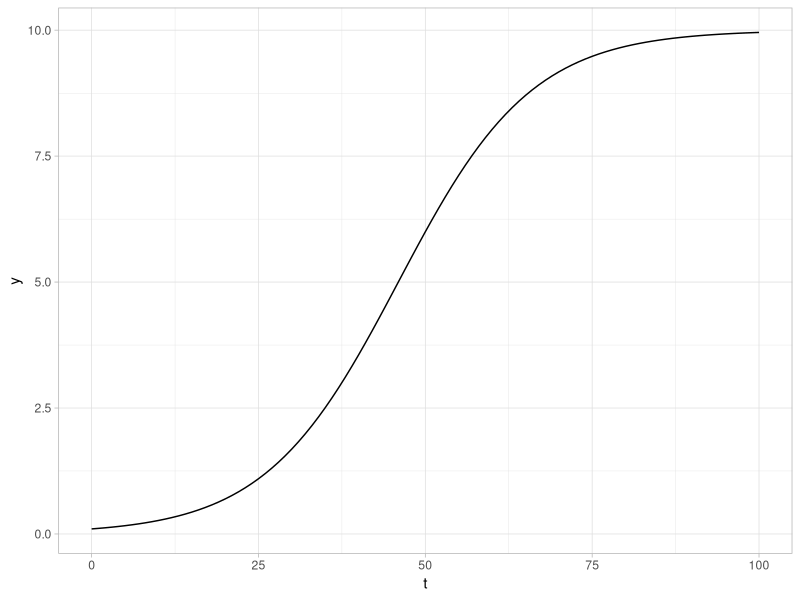
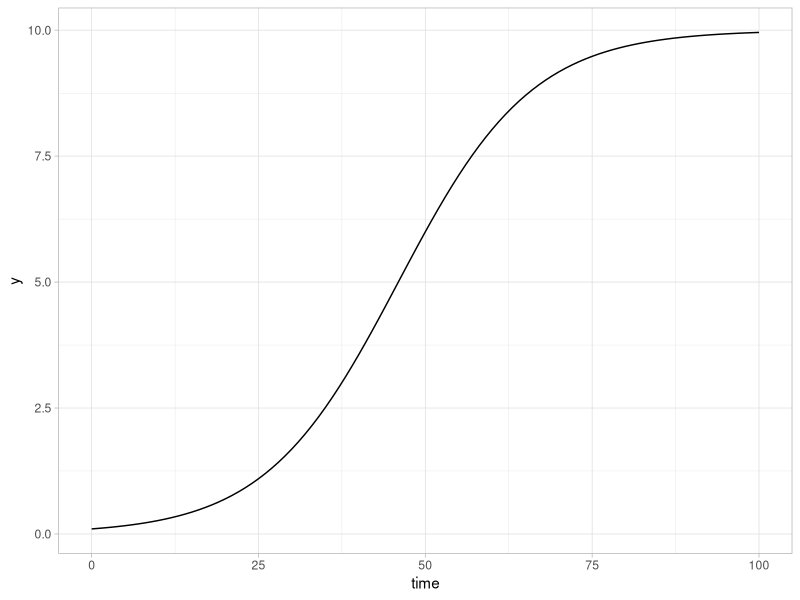
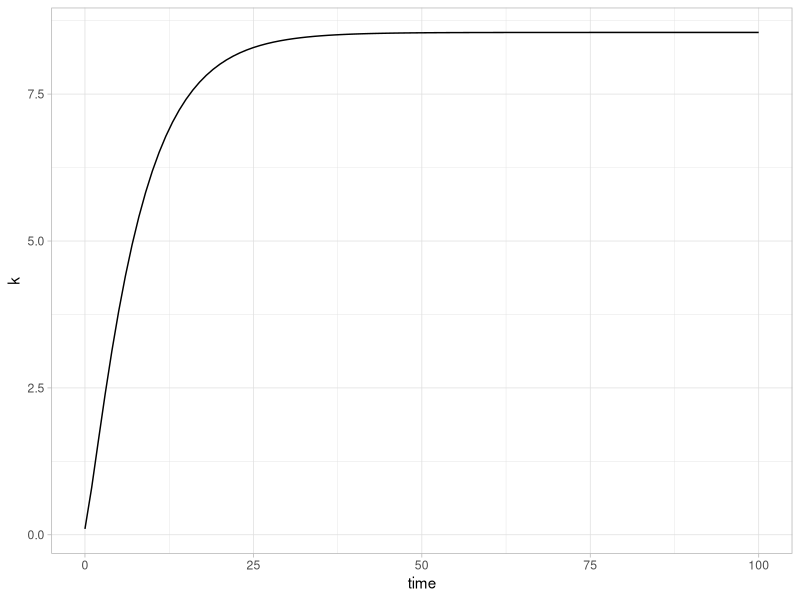

These figures' R source, in order:
## ---- chunk 1
library(deSolve)
library(ggplot2)
?ode
logistic <- function(t, r, K, y0){

    K * y0 * exp(r * t) / (K + y0 * (exp(r * t) - 1))

}

t = seq(0, 100, 1)
y <- logistic(t = t, r = 0.1, K = 10, y0 = 0.1) 

series = data.frame(t, y)

ggplot(series, aes(x=t, y = y) ) + 
  
  geom_line() + 
  
  theme_light()

## ---- chunk 2


model <- function (time, y, parms){
  
            with( as.list( c(y, parms) ), {
              
                dy <- r * y * (1 - y / K)
              
                  list(dy)
              }
            ) # end with
  
} # end function

y <- c(y = 0.1)

parms <- c(r = 0.1, K = 10)

t = seq(0, 100, 1)

out <- ode(y, t, model, parms)

head(out)

class(out)

series_ode = as.data.frame(out)


ggplot(series_ode, aes(x=time, y = y) ) + 
  
  geom_line() + 
  
  theme_light()


## ---- chunk 3

# Solow
# --------------

solow <- function(time, y, parms){
        
        with( as.list( c(y, parms) ) , {
          
            dk = s*a*k^alpha - (n+delta)*k
            
            list(dk)
            } 
        )# end with
} # end solow
        

k <- c(k = 0.1)

parms <- c(s = 0.1, a = 10, alpha = 0.25, n = 0.15, delta = 0.05)

times <- seq(0, 100, 1)

out <- ode(k, times, solow, parms)


solow_ode = as.data.frame(out)


ggplot(solow_ode, aes(x=time, y = k) ) + 
  
  geom_line() + 
  
  theme_light()
